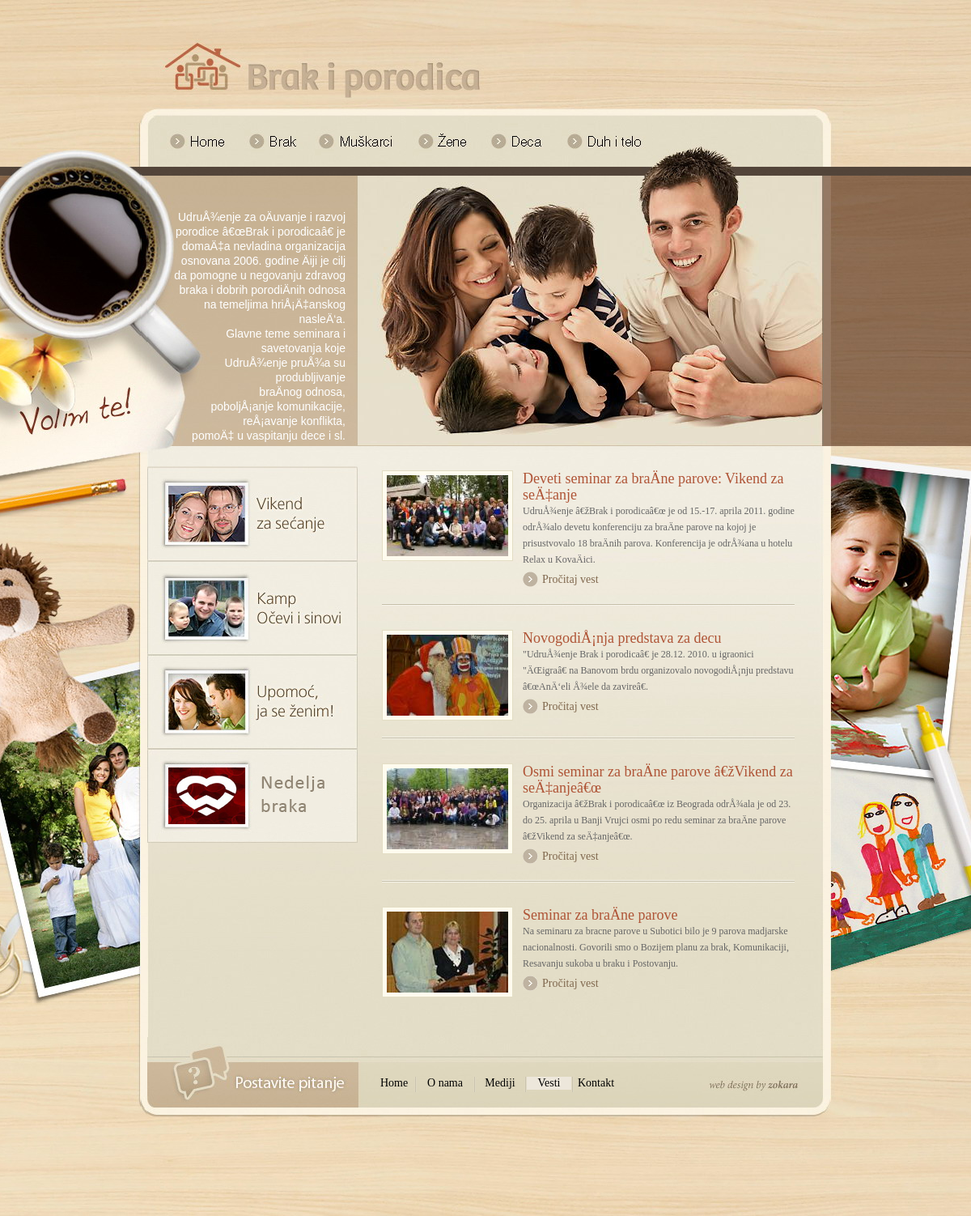
Screenshot of /vesti.php with the database file from the repository.
### tables this page shows
CREATE TABLE `uvodi` (
  `id` int(11) NOT NULL AUTO_INCREMENT,
  `grupa` int(11) NOT NULL DEFAULT '0',
  `naziv` varchar(50) DEFAULT NULL,
  `naslov` varchar(50) DEFAULT NULL,
  `tekst` text,
  `stamp_unosa` varchar(14) DEFAULT NULL,
  `stamp_izmene` varchar(14) DEFAULT NULL,
  PRIMARY KEY (`id`)
);

CREATE TABLE `vesti` (
  `id` int(11) NOT NULL AUTO_INCREMENT,
  `naslov` varchar(255) DEFAULT NULL,
  `tekst_kratki` text,
  `tekst` text,
  `aktivno` tinyint(4) NOT NULL DEFAULT '0',
  `prioritet` tinyint(4) NOT NULL DEFAULT '0',
  `stamp_unosa` varchar(14) DEFAULT NULL,
  `stamp_izmene` varchar(14) DEFAULT NULL,
  PRIMARY KEY (`id`)
);

CREATE TABLE `slike` (
  `id` int(11) NOT NULL AUTO_INCREMENT,
  `id_objekta` int(11) DEFAULT NULL,
  `vrsta` varchar(30) DEFAULT NULL,
  `indeks` tinyint(4) NOT NULL DEFAULT '0',
  `naziv` varchar(50) DEFAULT NULL,
  `naziv_mala` varchar(50) DEFAULT NULL,
  `naziv_srednja` varchar(50) DEFAULT NULL,
  `ext` varchar(10) DEFAULT NULL,
  `sirina` varchar(10) DEFAULT NULL,
  `visina` varchar(10) DEFAULT NULL,
  `komentar` varchar(255) DEFAULT NULL,
  `stamp_unosa` varchar(14) DEFAULT NULL,
  PRIMARY KEY (`id`)
);

### vesti.php (the view, shortened to what the rows shown need)
<?php
include("include/aplikacija.h.php");
$grupa=101;
$podgrupa=0;
appHeader($grupa,$podgrupa);
echo "
          <table width='100%' border='0' cellpadding='0' cellspacing='0' id='tabLista'>
";
$strana=$_REQUEST[strana];
if (!$strana) $strana=1;
$lim=($strana-1)*MAX_VESTI;
$query="select id from ".TAB_VESTI." where aktivno=1";
$order=" order by stamp_unosa desc";
$limit=" limit ".$lim.",".MAX_VESTI;
$q=new query($query.$order.$limit);
$i=0;
while ($i<$q->rows)
{
  $v=new vest($q->row[0]);
  echo "
            <tr>
              <td>
              <table width='100%' border='0' cellpadding='0' cellspacing='0' class='tabListaPre'>
                <tr>
  ";
  if ($v->slike[1]->naziv) echo "<td align='left' valign='top' class='tabListaPreTdSlika'><div class='divListaPreSlika'><img src='".$v->slike[1]->path.$v->slike[1]->naziv_mala."' width='".$v->slike[1]->mala_sirina."' height='".$v->slike[1]->mala_visina."' class='preSlika' border='0' /></div></td>";
  echo "
                  <td valign='top' class='tabListaPreTdTekst'>
                  <span class='naslov'>".$v->naslov."</span><br />
                  <span class='tekst'>".$v->tekst_kratki."</span><br />
                  <div class='divListaProcitaj'><table border='0' cellpadding='0' cellspacing='0'><tr><td><a href='vest.php?id=".$v->id."'><img src='img/lista_ico.gif' border='0' /></a></td>
                  <td class='procitaj'><a href='vest.php?id=".$v->id."'>Pro&#269;itaj vest</a></td></tr></table></div>
                  </td>
                </tr>
              </table>
              </td>
            </tr>
            <tr>
              <td class='tabListaSep2'></td>
            </tr>
  ";
  if ($i<(MAX_VESTI-1))
  {
    echo "
            <tr>
              <td class='tabListaSep'></td>
            </tr>
            <tr>
              <td class='tabListaSep3'></td>
            </tr>
    ";
  }
  $q->fetchRow();
  $i++;
}
echo "
            <tr>
              <td>&nbsp;</td>
            </tr>
            <tr>
              <td>
";
echo "
              </td>
            </tr>
            <tr>
              <td>&nbsp;</td>
            </tr>
            <tr>
              <td>&nbsp;</td>
            </tr>
          </table>
";
appFooter($grupa);
?>

### include/aplikacija.h.php (shortened to what the rows shown need)
<?php
if (!defined("Aplikacija_H_PHP")):
    class query
    {
        var $result;
        function query($query)
        {
            $this->query = $query;
            $this->result = mysql_query($this->query);
            $this->rows = mysql_num_rows($this->result);
            $this->row = mysql_fetch_row($this->result);
        }
        function fetchRow()
        {
            $this->row = mysql_fetch_row($this->result);
        }
    }
    class slika
    {
        function slika($vrsta, $id_objekta, $indeks)
        {
            $this->vrsta = $vrsta;
            if ($this->vrsta == SL_CLANAK) {
                $this->tip = SL_CLANAK_TIP;
                $this->max_sirina = SL_CLANAK_MAX_SIRINA;
                $this->max_visina = SL_CLANAK_MAX_VISINA;
                $this->min_sirina = SL_CLANAK_MIN_SIRINA;
                $this->min_visina = SL_CLANAK_MIN_VISINA;
                $this->default_naziv = SL_CLANAK_DEFAULT_NAZIV;
                $this->path = SL_CLANAK_PATH;
                $this->mala = SL_CLANAK_MALA;
                $this->mala_sirina = SL_CLANAK_MALA_SIRINA;
                $this->mala_visina = SL_CLANAK_MALA_VISINA;
                $this->srednja = SL_CLANAK_SREDNJA;
                $this->srednja_sirina = SL_CLANAK_SREDNJA_SIRINA;
                $this->srednja_visina = SL_CLANAK_SREDNJA_VISINA;
            } else if ($this->vrsta == SL_VEST) {
                $this->path = SL_VEST_PATH;
                $this->mala_sirina = SL_VEST_MALA_SIRINA;
                $this->mala_visina = SL_VEST_MALA_VISINA;
            } else if ($this->vrsta == SL_STRANICA) {
                $this->tip = SL_STRANICA_TIP;
                $this->max_sirina = SL_STRANICA_MAX_SIRINA;
                $this->max_visina = SL_STRANICA_MAX_VISINA;
                $this->min_sirina = SL_STRANICA_MIN_SIRINA;
                $this->min_visina = SL_STRANICA_MIN_VISINA;
                $this->default_naziv = SL_STRANICA_DEFAULT_NAZIV;
                $this->path = SL_STRANICA_PATH;
                $this->mala = SL_STRANICA_MALA;
                $this->mala_sirina = SL_STRANICA_MALA_SIRINA;
                $this->mala_visina = SL_STRANICA_MALA_VISINA;
                $this->srednja = SL_STRANICA_SREDNJA;
                $this->srednja_sirina = SL_STRANICA_SREDNJA_SIRINA;
                $this->srednja_visina = SL_STRANICA_SREDNJA_VISINA;
            }
            $query = "select * from " . TAB_SLIKE . " where vrsta='" . $vrsta . "' and id_objekta='" . $id_objekta . "' and indeks='" . $indeks . "'";
            $result = mysql_query($query);
            $rows = mysql_num_rows($result);
            if ($rows) {
                $row = mysql_fetch_array($result);
            }
        }
        function dodelaVrednosti($row)
        {
            $this->naziv = $row['naziv'];
            $this->naziv_mala = $row['naziv_mala'];
        }
    }
    class vest
    {
        var $id;
        function vest($id = 0)
        {
            $this->tabela = TAB_VESTI;
            if ($id) {
                $query = "select * from " . $this->tabela . " where id='" . $id . "'";
                $result = mysql_query($query);
                $row = mysql_fetch_array($result);
            }
            $i = 1;
            while ($i <= MAX_SLIKA_PO_VESTI) {
                $this->slike[$i] = new slika(SL_VEST, $this->id, $i);
                $i++;
            }
        }
        function dodelaVrednosti($row)
        {
            $this->id = $row['id'];
            $this->naslov = stripslashes($row['naslov']);
            $this->tekst_kratki = stripslashes($row['tekst_kratki']);
        }
    }
    class uvod
    {
        function uvod($grupa = 0)
        {
            $this->tabela = TAB_UVODI;
            $query = "select * from " . $this->tabela . " where grupa='" . $grupa . "'";
            $result = mysql_query($query);
            $row = mysql_fetch_array($result);
        }
        function dodelaVrednosti($row)
        {
            $this->tekst = stripslashes($row['tekst']);
        }
    }
    function appHeader($grupa = 0, $podgrupa = 0, $naslov = "", $meta_description = "", $meta_keywords = "")
    {
        $uvod = new uvod($grupa);
        if (!$uvod->naziv) $uvod = new uvod(0);
        ?>
        <!DOCTYPE html PUBLIC "-//W3C//DTD XHTML 1.0 Transitional//EN"
                "http://www.w3.org/TR/xhtml1/DTD/xhtml1-transitional.dtd">
        <html xmlns="http://www.w3.org/1999/xhtml">
        <head>
            <link href="include/style.css" rel="stylesheet" type="text/css"/>
            <link href="include/lightbox.css" rel="stylesheet" type="text/css"/>
        </head>
        <body>
        <table width="100%" border="0" cellpadding="0" cellspacing="0" id="tabGlavna">
        <tr>
            <td id="bg_sredina_1_4">
                <table border="0" cellpadding="0" cellspacing="0" id="tabHeader">
                    <tr>
                        <td width="260" height="334">
                            <div id="divUvod"><?php echo nl2br($uvod->tekst); ?></div>
                        </td>
                    </tr>
                </table>
            </td>
        </tr>
        <tr>
        <td id="bg_sredina_1_5"><table width="100%" border="0" cellpadding="0" cellspacing="0" id="tabCentralna">
        <tr>
        <td valign="top">
        <div id="divSadrzaj">
        <?php
    }
    function appFooter($grupa = 0)
    {
        ?>
        </div>
        </td>
        </tr>
        </table></td>
        </tr>
        </table>
        </body>
        </html>
        <?php
    }
endif;
?>

### rows the page displays
uvodi: tekst "UdruÅ¾enje za oÄuvanje i razvoj porodice â€œBrak i porodicaâ€ je domaÄ‡a nevladina organizacija osnovana 2006. godine Äiji je cilj da pomogne u negovanju zdravog braka i dobrih porodiÄnih odnosa na temeljima hriÅ¡Ä‡anskog nasleÄ‘a. Glavne teme seminara i savetovanja koje UdruÅ¾enje pruÅ¾a su produbljivanje braÄnog odnosa, poboljÅ¡anje komunikacije, reÅ¡avanje konflikta, pomoÄ‡ u vaspitanju dece i sl."
vesti: slike.naziv_mala (picture), naslov "Deveti seminar za braÄne parove: Vikend za seÄ‡anje", tekst_kratki "UdruÅ¾enje â€žBrak i porodicaâ€œ je od 15.-17. aprila 2011. godine odrÅ¾alo devetu konferenciju za braÄne parove na kojoj je prisustvovalo 18 braÄnih parova. Konferencija je odrÅ¾ana u hotelu Relax u KovaÄici."
vesti: slike.naziv_mala (picture), naslov "NovogodiÅ¡nja predstava za decu", tekst_kratki "\"UdruÅ¾enje Brak i porodicaâ€ je 28.12. 2010. u igraonici \"ÄŒigraâ€ na Banovom brdu organizovalo novogodiÅ¡nju predstavu â€œAnÄ‘eli Å¾ele da zavireâ€."
vesti: slike.naziv_mala (picture), naslov "Osmi seminar za braÄne parove â€žVikend za seÄ‡anjeâ€œ", tekst_kratki "Organizacija â€žBrak i porodicaâ€œ iz Beograda odrÅ¾ala je od 23. do 25. aprila u Banji Vrujci osmi po redu seminar za braÄne parove â€žVikend za seÄ‡anjeâ€œ."
vesti: slike.naziv_mala (picture), naslov "Seminar za braÄne parove", tekst_kratki "Na seminaru za bracne parove u Subotici bilo je 9 parova madjarske nacionalnosti. Govorili smo o Bozijem planu za brak, Komunikaciji, Resavanju sukoba u braku i Postovanju."
